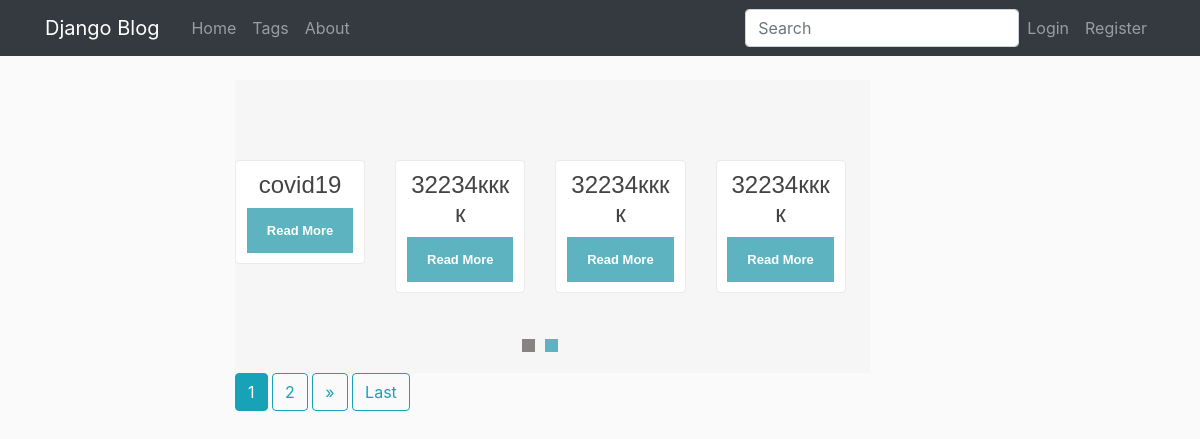
The app's page /tag/ with its own data.
### blog/models.py (models this page shows, shortened)
class Tag(models.Model):
    title = models.CharField(max_length=50)
    slug = models.SlugField(max_length=50, unique=True)

### blog/views.py (the view)
# urls.py: path('tag/', TagListView.as_view(), name='tag-home'),
class TagListView(ListView):
    model = Tag
    template_name = 'blog/tag.html'  # <app>/<model>_<viewtype>.html
    context_object_name = 'tags'
    paginate_by = 4

### blog/templates/blog/tag.html (shortened to what this page needs)
{% extends "blog/base.html" %}
{% block content %}
<section id="blog">
    <div class="container">
        <div class="row">
            <div id="slider" class="carousel slide" data-ride="carousel">
                <ol class="carousel-indicators">
                    <li data-target="#slider" data-slide-to="0" class="active"></li>
                    <li data-target="#slider" data-slide-to="1"></li>
                </ol>
                <div class="carousel-inner">
                    <div class="item active">
                        <div class="row">
                             {% for tag in tags %}
                            <div class="col-lg-3 col-md-3 col-sm-3 col-xs-12">
                                <div class="card text-center">
                                    <div class="card-block">
                                        <h4><a class="article-title" href="{% url 'tag-detail' tag.id %}">{{ tag.title }}</a></h4>
                                        <a class="btn btn-default" href="{% url 'tag-detail' tag.id %}">Read More</a>
                                    </div>
                                </div>
                            </div>
                            {% endfor %}
                        </div>
                    </div>
                </div>
            </div>
        </div>
    </div>
</section>
        {% if is_paginated %}
        {% for num in page_obj.paginator.page_range %}
            {% if page_obj.number == num %}
                <a class="btn btn-info mb-4" href="?page={{ num }}">{{ num }}</a>
            {% elif num > page_obj.number|add:'-3' and num < page_obj.number|add:'3' %}
                <a class="btn btn-outline-info mb-4" href="?page={{ num }}">{{ num }}</a>
            {% endif %}
        {% endfor %}
        {% if page_obj.has_next %}
            <a class="btn btn-outline-info mb-4" href="?page={{ page_obj.next_page_number }}">
                 <span aria-hidden="true">»</span>
            </a>
            <a class="btn btn-outline-info mb-4" href="?page={{ page_obj.paginator.num_pages }}">Last</a>
        {% endif %}
    {% endif %}
{% endblock content %}

### blog/static/blog/main.css (style rules this page uses)
body { background: #fafafa; color: #333333; margin-top: 5rem; }
h1, h2, h3, h4, h5, h6 { color: #444444; }
.article-title { color: #444444; }
section { padding:60px 0px; font-family: 'Raleway', sans-serif; }
#blog { background-color:#f6f6f6; }
#blog .carousel-indicators { bottom: -60px; }
#blog .carousel-indicators li { background-color: #5db4c0; height: 13px; width: 13px; margin: 5px; }
#blog .carousel-indicators li.active { background-color: #888383; }
#blog .card-block { padding: 10px; }
#blog .card { background-color: #FFF; border: 1px solid #eceaea; margin: 20px 0px; }
.btn.btn-default { background-color: #5db4c0; color: #fff; border-radius: 0; border: none; padding: 13px 20px; font-size: 13px; font-weight: 600; }

### records on screen
Tag: title "covid19"
Tag: title "32234кккк"
Tag: title "32234кккк"
Tag: title "32234кккк"

### other values on screen
{{ num }} "1"
{{ num }} "2"
